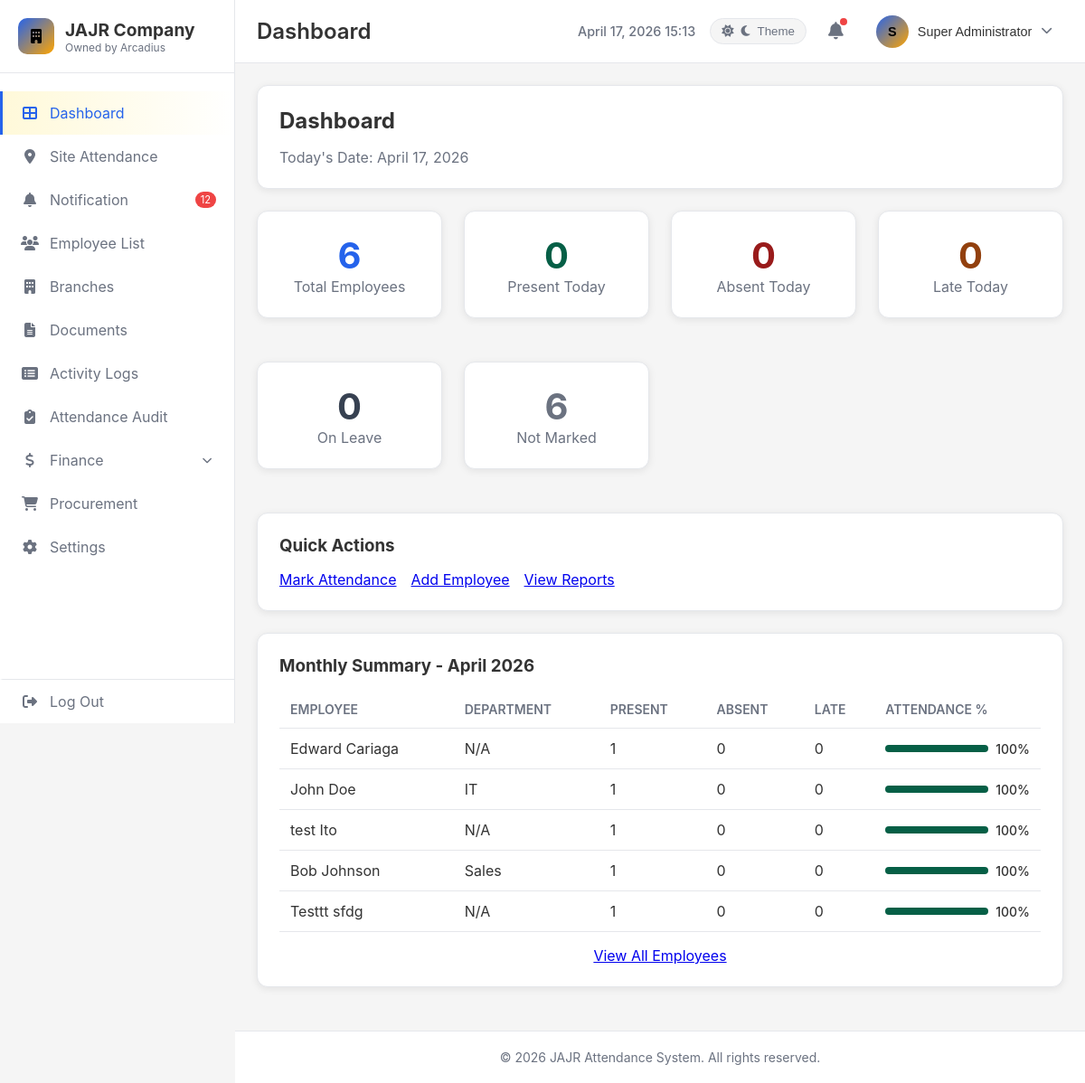
Before: /dashboard (signed in) with the older database file.
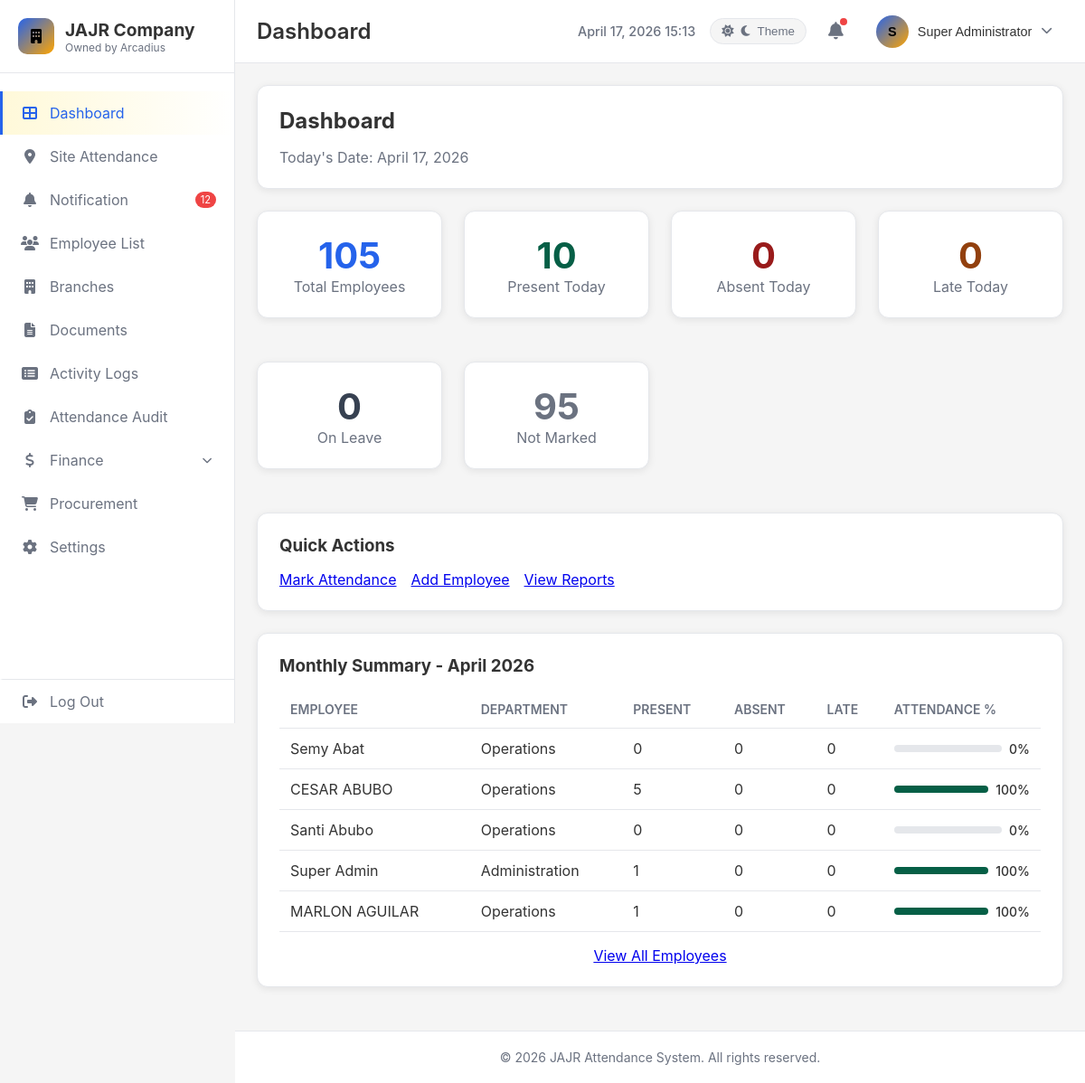
After: the same page with the newer database file.
### tables this page shows
CREATE TABLE IF NOT EXISTS `employees` (
  `id` int NOT NULL AUTO_INCREMENT,
  `employee_code` varchar(50) DEFAULT NULL,
  `first_name` varchar(100) DEFAULT NULL,
  `middle_name` varchar(100) DEFAULT NULL,
  `last_name` varchar(100) DEFAULT NULL,
  `email` varchar(100) DEFAULT NULL,
  `department` varchar(50) DEFAULT NULL,
  `position` varchar(50) DEFAULT NULL,
  `status` varchar(20) DEFAULT 'Active',
  `daily_rate` decimal(10,2) DEFAULT '0.00',
  `has_deductions` tinyint(1) DEFAULT '0',
  `profile_image` varchar(255) DEFAULT NULL,
  `created_at` timestamp NULL DEFAULT CURRENT_TIMESTAMP,
  `updated_at` timestamp NULL DEFAULT CURRENT_TIMESTAMP ON UPDATE CURRENT_TIMESTAMP,
  `default_branch_id` int DEFAULT NULL,
  `performance_allowance` decimal(10,2) DEFAULT '0.00',
  `has_deduction` tinyint(1) DEFAULT '1',
  `branch_id` int DEFAULT NULL,
  PRIMARY KEY (`id`),
  UNIQUE KEY `employee_code` (`employee_code`),
  UNIQUE KEY `email` (`email`)
);

### controllers/DashboardController.php (called while the page is built, shortened)
<?php
require_once __DIR__ . '/../core/Controller.php';
class DashboardController extends Controller {
    private $attendanceModel;
    private $employeeModel;
    public function __construct() {
        $this->attendanceModel = $this->model('Attendance');
        $this->employeeModel = $this->model('Employee');
    }
    public function index() {
        $today = date('Y-m-d');
        $todayAttendance = $this->attendanceModel->getByDate($today);
        $employees = $this->employeeModel->findAll();
        $totalEmployees = count($employees);
        $presentToday = 0;
        $absentToday = 0;
        $lateToday = 0;
        $onLeaveToday = 0;
        $markedEmployees = [];
        foreach ($todayAttendance as $record) {
            $markedEmployees[] = $record['employee_id'];
            switch ($record['status']) {
                case 'present':
                    $presentToday++;
                    break;
            }
        }
        $notMarked = $totalEmployees - count($markedEmployees);
        $month = date('m');
        $year = date('Y');
        $monthlyReport = $this->attendanceModel->getMonthlyReport($month, $year);
        $this->view('dashboard/index', [
            'totalEmployees' => $totalEmployees,
            'presentToday' => $presentToday,
            'absentToday' => $absentToday,
            'lateToday' => $lateToday,
            'onLeaveToday' => $onLeaveToday,
            'notMarked' => $notMarked,
            'today' => $today,
            'monthlyReport' => $monthlyReport,
            'title' => 'Dashboard'
        ]);
    }
}

### app.php (called while the page is built, shortened)
<?php
require_once __DIR__ . '/core/Database.php';
require_once __DIR__ . '/core/Controller.php';
require_once __DIR__ . '/core/Model.php';
$router = new Router();
$router->add('login', ['controller' => 'LoginController', 'action' => 'index']);
$router->add('login/qr', ['controller' => 'LoginController', 'action' => 'qrScanner']);
$router->add('logout', ['controller' => 'LoginController', 'action' => 'logout']);
$router->add('', ['controller' => 'DashboardController', 'action' => 'index']);
$router->add('dashboard', ['controller' => 'DashboardController', 'action' => 'index']);
$router->add('attendance', ['controller' => 'AttendanceController', 'action' => 'index']);
$router->add('attendance/records', ['controller' => 'AttendanceController', 'action' => 'records']);
$router->add('attendance/all', ['controller' => 'AttendanceController', 'action' => 'all']);
$router->add('attendance/create', ['controller' => 'AttendanceController', 'action' => 'create']);
$router->add('attendance/edit/{id}', ['controller' => 'AttendanceController', 'action' => 'edit']);
$router->add('attendance/delete/{id}', ['controller' => 'AttendanceController', 'action' => 'delete']);
$router->add('attendance/report', ['controller' => 'AttendanceController', 'action' => 'report']);
$router->add('attendance/by-employee/{id}', ['controller' => 'AttendanceController', 'action' => 'byEmployee']);
$router->add('attendance/quick-mark', ['controller' => 'AttendanceController', 'action' => 'quickMark']);
$router->add('attendance-audit', ['controller' => 'AttendanceController', 'action' => 'audit']);
$router->add('api/attendance/employees', ['controller' => 'AttendanceController', 'action' => 'getEmployeesByBranch']);
$router->add('api/attendance/mark', ['controller' => 'AttendanceController', 'action' => 'markAttendance']);
$router->add('api/attendance/stats', ['controller' => 'AttendanceController', 'action' => 'getTodayStats']);
$router->add('api/attendance/employee-calendar', ['controller' => 'AttendanceController', 'action' => 'getEmployeeCalendar']);
$router->add('api/attendance/branch-calendar', ['controller' => 'AttendanceController', 'action' => 'getBranchCalendar']);
$router->add('activity-logs', ['controller' => 'ActivityController', 'action' => 'logs']);
$router->add('branches', ['controller' => 'BranchController', 'action' => 'index']);
$router->add('branches/create', ['controller' => 'BranchController', 'action' => 'create']);
$router->add('branches/edit/{id}', ['controller' => 'BranchController', 'action' => 'edit']);
$router->add('branches/delete/{id}', ['controller' => 'BranchController', 'action' => 'delete']);
$router->add('branch/scanner', ['controller' => 'BranchQRController', 'action' => 'scanner']);
$router->add('branch/scan', ['controller' => 'BranchQRController', 'action' => 'processScan']);
$router->add('branch/preview', ['controller' => 'BranchQRController', 'action' => 'previewScan']);
$router->add('branch/logout', ['controller' => 'BranchQRController', 'action' => 'logout']);
$router->add('notifications', ['controller' => 'PagesController', 'action' => 'notifications']);
$router->add('documents', ['controller' => 'PagesController', 'action' => 'documents']);
$router->add('finance', ['controller' => 'PagesController', 'action' => 'finance']);
$router->add('finance/payroll', ['controller' => 'PayrollController', 'action' => 'index']);
$router->add('finance/overtime', ['controller' => 'PagesController', 'action' => 'overtime']);
$router->add('finance/cash-advance', ['controller' => 'PagesController', 'action' => 'cashAdvance']);
$router->add('finance/billing', ['controller' => 'PagesController', 'action' => 'billing']);
$router->add('procurement', ['controller' => 'PagesController', 'action' => 'procurement']);
$router->add('settings', ['controller' => 'PagesController', 'action' => 'settings']);
$router->add('employee', ['controller' => 'EmployeeController', 'action' => 'index']);
$router->add('employee/records', ['controller' => 'EmployeeController', 'action' => 'records']);
$router->add('employee/create', ['controller' => 'EmployeeController', 'action' => 'create']);
$router->add('employee/view/{id}', ['controller' => 'EmployeeController', 'action' => 'viewEmployee']);
$router->add('employee/edit/{id}', ['controller' => 'EmployeeController', 'action' => 'edit']);
$router->add('employee/delete/{id}', ['controller' => 'EmployeeController', 'action' => 'delete']);
$router->add('employee/get/{id}', ['controller' => 'EmployeeController', 'action' => 'getEmployee']);
$router->add('employee/toggle-deduction/{id}', ['controller' => 'EmployeeController', 'action' => 'toggleDeduction']);
$router->add('employee/next-code', ['controller' => 'EmployeeController', 'action' => 'getNextCode']);
$router->add('api/payroll/calculate', ['controller' => 'PayrollController', 'action' => 'calculate']);
$router->add('api/payroll/weekly', ['controller' => 'PayrollController', 'action' => 'getWeeklyData']);
$router->add('api/payroll/export', ['controller' => 'PayrollController', 'action' => 'export']);
$router->add('api/payroll/payslip', ['controller' => 'PayrollController', 'action' => 'printPayslip']);
$router->add('api/payroll/week-options', ['controller' => 'PayrollController', 'action' => 'getWeekOptions']);
$router->dispatch();

### core/Model.php (called while the page is built, shortened)
<?php
class Model {
    public function __construct() {
        $database = new Database();
        $this->db = $database->getConnection();
    }
}

### config/database.php (called while the page is built)
<?php
$isLocal = in_array($_SERVER['HTTP_HOST'] ?? '', ['localhost', '127.0.0.1']) ||
           strpos($_SERVER['SERVER_NAME'] ?? '', 'localhost') !== false ||
           strpos($_SERVER['HTTP_HOST'] ?? '', 'ngrok') !== false;
return [
    'host' => getenv('DB_HOST') ?: 'localhost',
    'database' => getenv('DB_DATABASE') ?: 'attendance-system',
    'username' => getenv('DB_USERNAME') ?: ($isLocal ? 'root' : 'attendance_user'),
    'password' => getenv('DB_PASSWORD') ?: ($isLocal ? '' : 'JaJr12390786@')
];

### core/Database.php (called while the page is built, shortened)
<?php
class Database {
    private $host;
    private $db_name;
    private $username;
    private $password;
    private $conn;
    public function __construct() {
        $config = require __DIR__ . '/../config/database.php';
        $this->host = $config['host'];
        $this->db_name = $config['database'];
        $this->username = $config['username'];
        $this->password = $config['password'];
    }
    public function connect() {
        $this->conn = null;
        try {
            $this->conn = new PDO(
                'mysql:host=' . $this->host . ';dbname=' . $this->db_name,
                $this->username,
                $this->password
            );
            $this->conn->setAttribute(PDO::ATTR_ERRMODE, PDO::ERRMODE_EXCEPTION);
            $this->conn->setAttribute(PDO::ATTR_DEFAULT_FETCH_MODE, PDO::FETCH_ASSOC);
        } catch(PDOException $e) {
            echo 'Connection Error: ' . $e->getMessage();
        }
        return $this->conn;
    }
    public function getConnection() {
        return $this->conn;
    }
}

### models/Attendance.php (called while the page is built, shortened)
<?php
require_once __DIR__ . '/../core/Model.php';
class Attendance extends Model {
    protected $table = 'attendance';
    public function getMonthlyReport($month, $year) {
        $query = 'SELECT
                    e.id as employee_id,
                    e.employee_code,
                    e.first_name,
                    e.last_name,
                    e.department,
                    COUNT(CASE WHEN a.status = "present" THEN 1 END) as present_days,
                    COUNT(CASE WHEN a.status = "absent" THEN 1 END) as absent_days,
                    COUNT(CASE WHEN a.status = "late" THEN 1 END) as late_days,
                    COUNT(CASE WHEN a.status = "half_day" THEN 1 END) as half_days,
                    COUNT(CASE WHEN a.status = "leave" THEN 1 END) as leave_days
                  FROM employees e
                  LEFT JOIN ' . $this->table . ' a ON e.id = a.employee_id
                    AND MONTH(a.date) = :month AND YEAR(a.date) = :year
                  GROUP BY e.id, e.employee_code, e.first_name, e.last_name, e.department
                  ORDER BY e.last_name ASC';
        $stmt = $this->db->prepare($query);
        $stmt->bindParam(':month', $month);
        $stmt->bindParam(':year', $year);
        $stmt->execute();
        return $stmt->fetchAll();
    }
}

### views/dashboard/index.php (the view, shortened to what the rows shown need)
<div class="card">
    <h2>Dashboard</h2>
</div>
<div style="display: grid; grid-template-columns: repeat(auto-fit, minmax(200px, 1fr)); gap: 1.5rem; margin-bottom: 1.5rem;">
    <div class="card" style="text-align: center;">
        <div style="font-size: 2.5rem; font-weight: bold; color: #2563eb;"><?= $totalEmployees ?></div>
        <div style="color: #6b7280;">Total Employees</div>
    </div>
    <div class="card" style="text-align: center;">
        <div style="font-size: 2.5rem; font-weight: bold; color: #6b7280;"><?= $notMarked ?></div>
        <div style="color: #6b7280;">Not Marked</div>
    </div>
</div>
<div class="card">
    <table>
        <thead>
            <tr>
                <th>Employee</th>
                <th>Department</th>
                <th>Present</th>
                <th>Absent</th>
                <th>Late</th>
                <th>Attendance %</th>
            </tr>
        </thead>
        <tbody>
            <?php if (count($monthlyReport) > 0): ?>
                <?php foreach (array_slice($monthlyReport, 0, 5) as $row):
                    $total = $row['present_days'] + $row['absent_days'] + $row['late_days'] + $row['half_days'] + $row['leave_days'];
                    $attendanceRate = $total > 0 ? round((($row['present_days'] + $row['late_days']) / $total) * 100, 1) : 0;
                ?>
                <tr>
                    <td><?= htmlspecialchars($row['first_name'] . ' ' . $row['last_name']) ?></td>
                    <td><?= htmlspecialchars($row['department'] ?: 'N/A') ?></td>
                    <td><?= $row['present_days'] ?></td>
                    <td><?= $row['absent_days'] ?></td>
                    <td><?= $row['late_days'] ?></td>
                    <td>
                        <div style="display: flex; align-items: center; gap: 0.5rem;">
                            <div style="flex: 1; background: #e5e7eb; height: 8px; border-radius: 4px; overflow: hidden;">
                                <div style="width: <?= $attendanceRate ?>%; background: <?= $attendanceRate >= 80 ? '#065f46' : ($attendanceRate >= 60 ? '#92400e' : '#991b1b') ?>; height: 100%;"></div>
                            </div>
                            <span style="font-size: 0.875rem; font-weight: 500;"><?= $attendanceRate ?>%</span>
                        </div>
                    </td>
                </tr>
                <?php endforeach; ?>
            <?php endif; ?>
        </tbody>
    </table>
</div>
<?php require __DIR__ . '/../layouts/main.php'; ?>

Changed rows visible on the page:
removed employees: id "6", first_name+last_name "Edward Cariaga", department "N/A", present_days "1", absent_days "0", late_days "0", attendanceRate "100"
removed employees: first_name+last_name "John Doe", department "IT", present_days "1", absent_days "0", late_days "0", attendanceRate "100"
removed employees: first_name+last_name "test Ito", department "N/A", present_days "1", absent_days "0", late_days "0", attendanceRate "100"
removed employees: first_name+last_name "Bob Johnson", department "Sales", present_days "1", absent_days "0", late_days "0", attendanceRate "100"
no longer on this page (row edited): employees: first_name+last_name "Testtt sfdg", department "N/A", present_days "1", absent_days "0", late_days "0", attendanceRate "100"
added employees: first_name+last_name "Semy Abat", department "Operations", present_days "0", absent_days "0", late_days "0", attendanceRate "0"
added employees: first_name+last_name "CESAR ABUBO", department "Operations", present_days "5", absent_days "0", late_days "0", attendanceRate "100"
added employees: first_name+last_name "Santi Abubo", department "Operations", present_days "0", absent_days "0", late_days "0", attendanceRate "0"
added employees: first_name+last_name "Super Admin", department "Administration", present_days "1", absent_days "0", late_days "0", attendanceRate "100"
added employees: first_name+last_name "MARLON AGUILAR", department "Operations", present_days "1", absent_days "0", late_days "0", attendanceRate "100"
Other visible differences:
$totalEmployees: (not shown) → "105"
$presentToday: "0" → "10"
$notMarked: (not shown) → "95"
